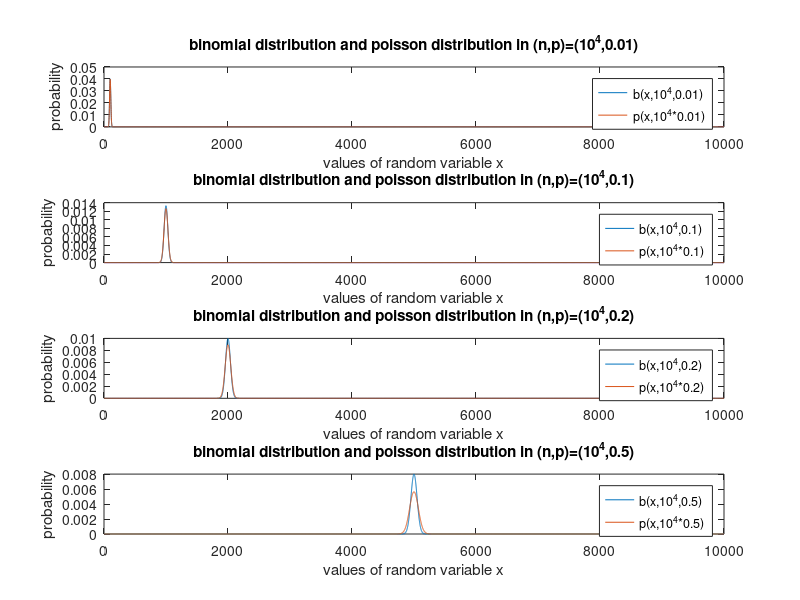

Here is the MATLAB script that generated this plot:
%1.(e)
clc;
clear;
x1=1:10000;
y1=binopdf(x1,10000,0.01);
y2=poisspdf(x1,10000*0.01);
figure('Name','1.(e)','NumberTitle','off');
subplot(4,1,1);
plot(x1,y1,x1,y2);
xlabel('values of random variable x');
ylabel('probability');
legend('b(x,10^4,0.01)','p(x,10^4*0.01)');
title('binomial distribution and poisson distribution in (n,p)=(10^4,0.01)');
y3=binopdf(x1,10000,0.1);
y4=poisspdf(x1,10000*0.1);
subplot(4,1,2);
plot(x1,y3,x1,y4);
xlabel('values of random variable x');
ylabel('probability');
legend('b(x,10^4,0.1)','p(x,10^4*0.1)');
title('binomial distribution and poisson distribution in (n,p)=(10^4,0.1)');
y5=binopdf(x1,10000,0.2);
y6=poisspdf(x1,10000*0.2);
subplot(4,1,3);
plot(x1,y5,x1,y6);
xlabel('values of random variable x');
ylabel('probability');
legend('b(x,10^4,0.2)','p(x,10^4*0.2)');
title('binomial distribution and poisson distribution in (n,p)=(10^4,0.2)');
y7=binopdf(x1,10000,0.5);
y8=poisspdf(x1,10000*0.5);
subplot(4,1,4);
plot(x1,y7,x1,y8);
xlabel('values of random variable x');
ylabel('probability');
legend('b(x,10^4,0.5)','p(x,10^4*0.5)');
title('binomial distribution and poisson distribution in (n,p)=(10^4,0.5)');
%1.(e) end